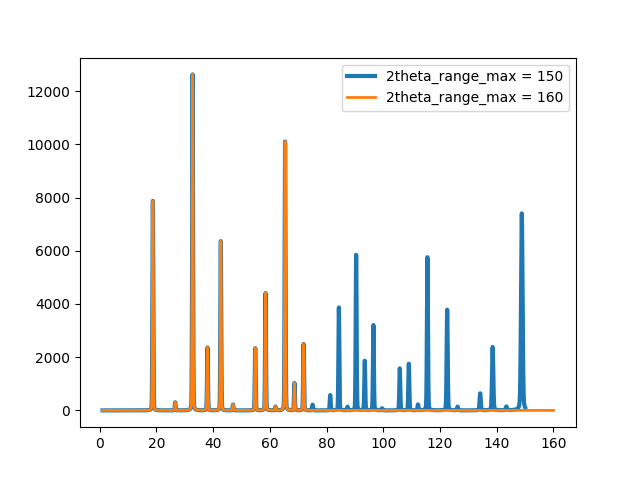

Recreate this plot in Python.
import copy
import matplotlib.pyplot as plt
import numpy as np
import os

from pycrysfml import cfml_utilities
#import cfml_utilities


STUDY_DICT = {
  "phases": [
    {
      "SrTiO3": {
        "_space_group_name_H-M_alt": "P m -3 m",
        "_cell_length_a": 3.9,
        "_cell_length_b": 3.9,
        "_cell_length_c": 3.9,
        "_cell_angle_alpha": 90,
        "_cell_angle_beta": 90,
        "_cell_angle_gamma": 90,
        "_atom_site": [
          {
            "_label": "Sr",
            "_type_symbol": "Sr",
            "_fract_x": 0.5,
            "_fract_y": 0.5,
            "_fract_z": 0.5,
            "_occupancy": 1,
            "_adp_type": "Biso",
            "_B_iso_or_equiv": 0.40
          },
          {
            "_label": "Ti",
            "_type_symbol": "Ti",
            "_fract_x": 0,
            "_fract_y": 0,
            "_fract_z": 0,
            "_occupancy": 1,
            "_adp_type": "Biso",
            "_B_iso_or_equiv": 0.50
          },
          {
            "_label": "O",
            "_type_symbol": "O",
            "_fract_x": 0.5,
            "_fract_y": 0,
            "_fract_z": 0,
            "_occupancy": 1,
            "_adp_type": "Biso",
            "_B_iso_or_equiv": 0.65
          }
        ]
      }
    }
  ],
  "experiments": [
    {
      "NPD": {
        "_diffrn_source": "nuclear reactor",
        "_diffrn_radiation_probe": "neutron",
        "_diffrn_radiation_wavelength": 1.27,
        "_pd_instr_resolution_u": 0.02,
        "_pd_instr_resolution_v": -0.02,
        "_pd_instr_resolution_w": 0.12,
        "_pd_instr_resolution_x": 0.0015,
        "_pd_instr_resolution_y": 0,
        "_pd_instr_reflex_asymmetry_p1": 0,
        "_pd_instr_reflex_asymmetry_p2": 0,
        "_pd_instr_reflex_asymmetry_p3": 0,
        "_pd_instr_reflex_asymmetry_p4": 0,
        "_pd_meas_2theta_offset": 0,
        "_pd_meas_2theta_range_min": 1,
        "_pd_meas_2theta_range_max": 140,
        "_pd_meas_2theta_range_inc": 0.05
      }
    }
  ]
}

# Help functions

def generated_x_array(study_dict:dict):
    experiment = study_dict['experiments'][0]['NPD']
    start = experiment['_pd_meas_2theta_range_min']
    stop = experiment['_pd_meas_2theta_range_max']
    step = experiment['_pd_meas_2theta_range_inc']
    x = np.arange(start=start, stop=stop+step, step=step)
    return x

def compute_pattern(study_dict:dict):
    _, y = cfml_utilities.powder_pattern_from_json(study_dict)  # returns x and y arrays
    y = y.astype(np.float64)
    return y

# Main

if __name__ == '__main__':
    study_dict = copy.deepcopy(STUDY_DICT)

    # set upper limit to 140deg
    study_dict['experiments'][0]['NPD']['_pd_meas_2theta_range_max'] = 150.0
    x_1 = generated_x_array(study_dict)
    y_1 = compute_pattern(study_dict)

    # set upper limit to 160deg
    study_dict['experiments'][0]['NPD']['_pd_meas_2theta_range_max'] = 160.0
    x_2 = generated_x_array(study_dict)
    y_2 = compute_pattern(study_dict)

    # plot results§
    plt.plot(x_1, y_1, '-', linewidth=3)
    plt.plot(x_2, y_2, '-', linewidth=2)
    plt.legend(["2theta_range_max = 150", "2theta_range_max = 160"])
    plt.show()
